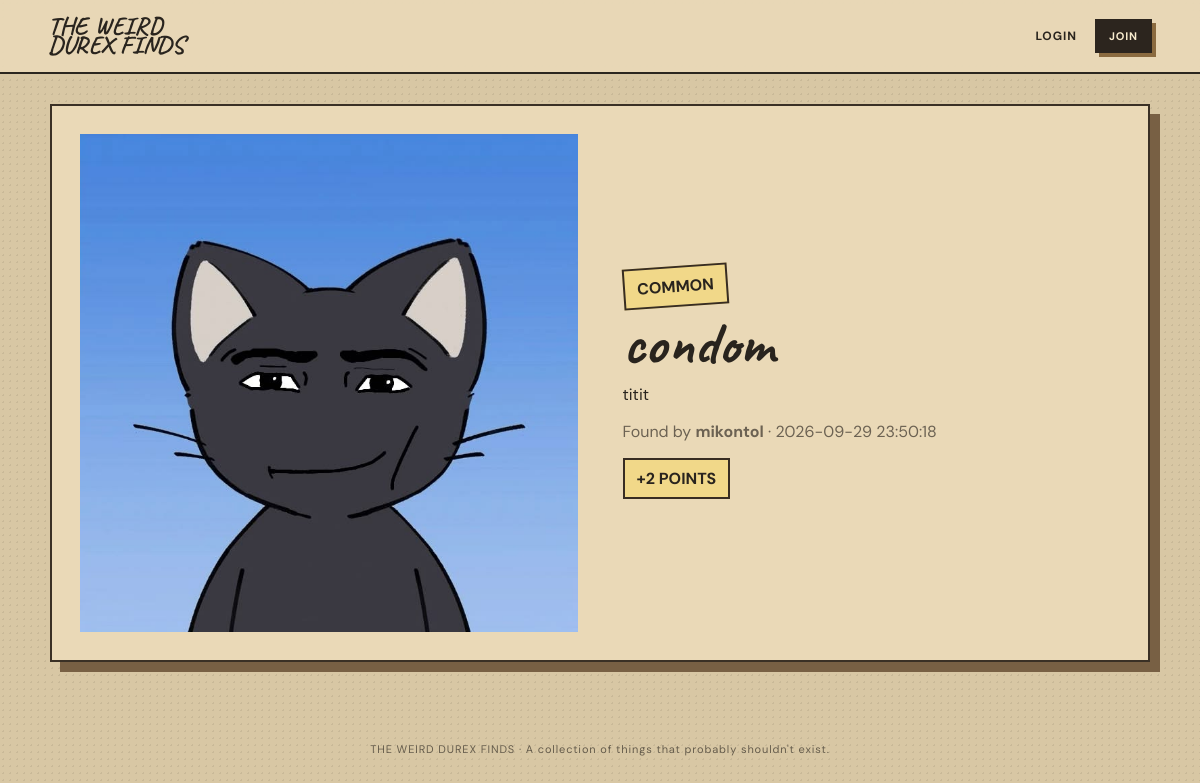
The page /find/1 on the database its author committed.
### tables this page shows
CREATE TABLE finds(
        id INTEGER PRIMARY KEY AUTOINCREMENT,
        user_id INTEGER NOT NULL,
        image_path TEXT NOT NULL,
        caption TEXT NOT NULL,
        description TEXT DEFAULT '',
        rarity TEXT NOT NULL DEFAULT 'common',
        status TEXT NOT NULL DEFAULT 'pending',
        page_number INTEGER NOT NULL DEFAULT 1,
        attachment TEXT NOT NULL DEFAULT 'tape',
        approved_by INTEGER,
        uploaded_at TEXT NOT NULL,
        approved_at TEXT,
        FOREIGN KEY(user_id) REFERENCES users(id),
        FOREIGN KEY(approved_by) REFERENCES users(id)
    );

CREATE TABLE users(
        id INTEGER PRIMARY KEY AUTOINCREMENT,
        username TEXT UNIQUE NOT NULL,
        password_hash TEXT NOT NULL,
        points INTEGER NOT NULL DEFAULT 0,
        theme TEXT NOT NULL DEFAULT 'classic',
        created_at TEXT NOT NULL
    );

### app.py (the view)
@app.route("/find/<int:find_id>")
def find_detail(find_id):
    con=db()
    f=con.execute("SELECT f.*,u.username FROM finds f JOIN users u ON u.id=f.user_id WHERE f.id=?",(find_id,)).fetchone()
    con.close()
    if not f: abort(404)
    return render_template("find.html", find=f)

### app.py (called while the page is built)
def db():
    con = sqlite3.connect(DB)
    con.row_factory = sqlite3.Row
    con.execute("PRAGMA foreign_keys = ON")
    return con

def current_user():
    uid = session.get("user_id")
    if not uid: return None
    con=db()
    u=con.execute("SELECT * FROM users WHERE id=?", (uid,)).fetchone()
    con.close()
    return u

@app.context_processor
def inject():
    u=current_user()
    return {"user":u, "rarities":RARITIES, "shop":SHOP}

### templates/find.html
{% extends "base.html" %}{% block content %}<div class="detail paper"><img src="{{url_for('static',filename=find['image_path'])}}"><div><span class="stamp">{{find['rarity']|upper}}</span><h1>{{find['caption']}}</h1><p>{{find['description']}}</p><p class="muted">Found by <b>{{find['username']}}</b> · {{find['uploaded_at']}}</p>{% if find['status']=='approved' %}<div class="points-badge">+{{rarities[find['rarity']]['points']}} POINTS</div>{% else %}<div class="pending">PENDING REVIEW</div>{% endif %}</div></div>{% endblock %}

### templates/base.html (shortened to what this page needs)
<!doctype html>
<html lang="en">
<head>
<link rel="stylesheet" href="{{ url_for('static',filename='css/style.css') }}">
</head>
<body class="theme-{{ user['theme'] if user else 'classic' }}">
<header class="topbar">
  <a class="brand" href="{{ url_for('index') }}">THE WEIRD<br>DUREX FINDS</a>
  <nav>
    {% if user %}
      <a href="{{ url_for('book',rarity='common') }}">BOOK</a>
      <a href="{{ url_for('upload') }}">+ ADD FIND</a>
      <a href="{{ url_for('shop_page') }}">SHOP</a>
      <a href="{{ url_for('inventory') }}">INVENTORY</a>
      <a href="{{ url_for('profile') }}">{{ user['username'] }} · {{ user['points'] }}★</a>
      <details class="dots"><summary>•••</summary>
        <a href="{{ url_for('profile') }}">Profile</a>
        <a href="{{ url_for('admin_pin') }}">Admin panel</a>
        <form method="post" action="{{ url_for('theme') }}" class="theme-form">
          <select name="theme" onchange="this.form.submit()">
            <option value="classic">Classic</option><option value="dark">Dark</option>
            <option value="lab">Laboratory</option><option value="mystery">Mystery</option>
          </select>
        </form>
        <a href="{{ url_for('logout') }}">Logout</a>
      </details>
    {% else %}
      <a href="{{ url_for('login') }}">LOGIN</a><a class="button small" href="{{ url_for('register') }}">JOIN</a>
    {% endif %}
  </nav>
</header>
<main>{% block content %}{% endblock %}</main>
<footer>THE WEIRD DUREX FINDS · A collection of things that probably shouldn't exist.</footer>
</body></html>

### static/css/style.css (style rules this page uses)
* { box-sizing:border-box }
body { margin:0;background:#d8c7a4;color:#29241e;font-family:"DM Sans",sans-serif;min-height:100vh;background-image:radial-gradient(#00000012 1px,transparent 1px);background-size:7px 7px }
a { color:inherit;text-decoration:none }
.topbar { height:74px;display:flex;justify-content:space-between;align-items:center;padding:10px 4vw;border-bottom:2px solid #2b261f;background:#e9d9b8e8;position:sticky;top:0;z-index:10;backdrop-filter:blur(8px) }
.brand { font-family:Caveat;font-size:25px;line-height:.75;font-weight:700 }
.topbar nav { display:flex;gap:18px;align-items:center;font-size:12px;font-weight:700;letter-spacing:.08em }
.button { display:inline-block;border:2px solid #2c251e;background:#2c251e;color:#f9edcf;padding:12px 18px;font-weight:700;letter-spacing:.08em;cursor:pointer;box-shadow:4px 4px 0 #8b6b40 }
.button.small { padding:8px 12px;font-size:11px }
.hero h1,.book h1,h1 { font-family:Caveat;font-size:72px;line-height:.82;margin:12px 0 }
.book-preview,.book,.paper { max-width:1100px;margin:30px auto;background:#ead9b7;border:2px solid #3a3025;box-shadow:10px 10px 0 #786044;padding:28px;position:relative }
.points-badge,.stamp,.pending,.given { display:inline-block;padding:8px 12px;border:2px solid #382d22;font-weight:700;background:#f1d889 }
.stamp { transform:rotate(-4deg) }
.detail { display:grid;grid-template-columns:minmax(280px,1fr) 1fr;gap:45px;align-items:center }
.detail img { width:100%;max-width:560px;aspect-ratio:1;object-fit:cover }
.detail h1 { font-size:60px }
.muted { opacity:.65 }
footer { text-align:center;padding:50px 20px;font-size:11px;letter-spacing:.08em;opacity:.65 }

### rows shown on the page
finds: image_path (picture), rarity "COMMON", caption "condom", description "titit", uploaded_at "2026-09-29 23:50:18", rarity "2"
users: username "mikontol"
